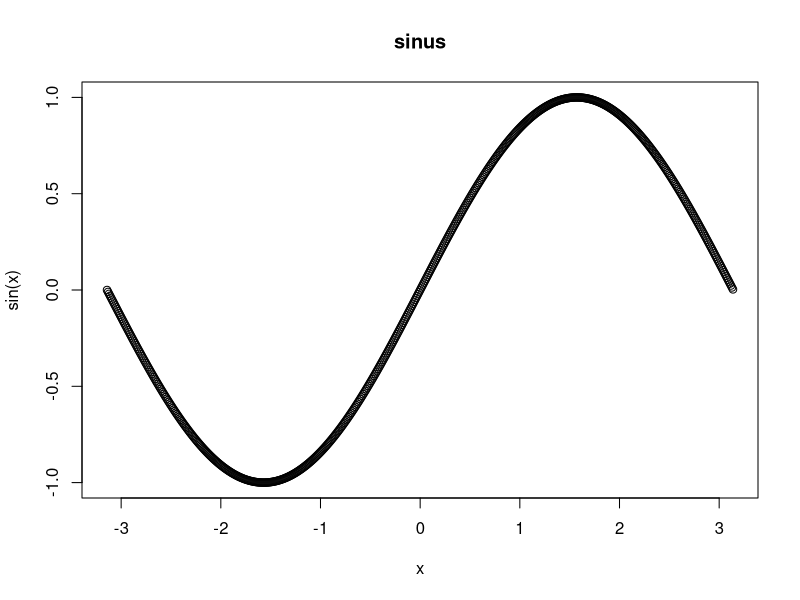

Recreate this plot in R.
#plot(sin, -pi, 2*pi) 
#plot(5,4) #rysuje punkt x,y; 2 parametry to opisy osi, zakresy ustawiają się
#plot(5,4, type="p") #type: param opcjonalny, działa jak wyżej
#plot(5,4, type="h") #wykres słupkowy



x <- seq(-pi,pi,0.01) #params: x, y, przeskok
plot(x, sin(x), main = "sinus")

#mandaty <- c(235, 138, 42, 28, 16, 1)
#partie <- c("PIS", "PO", "Kukiz'15", "Nowoczesna", "PSL", "mniejszość niemiecka")
#pie(mandaty, labels = partie, col = rainbow(length(partie)), main = "Sejm RP listopad 2015") #Main: nagłowek
